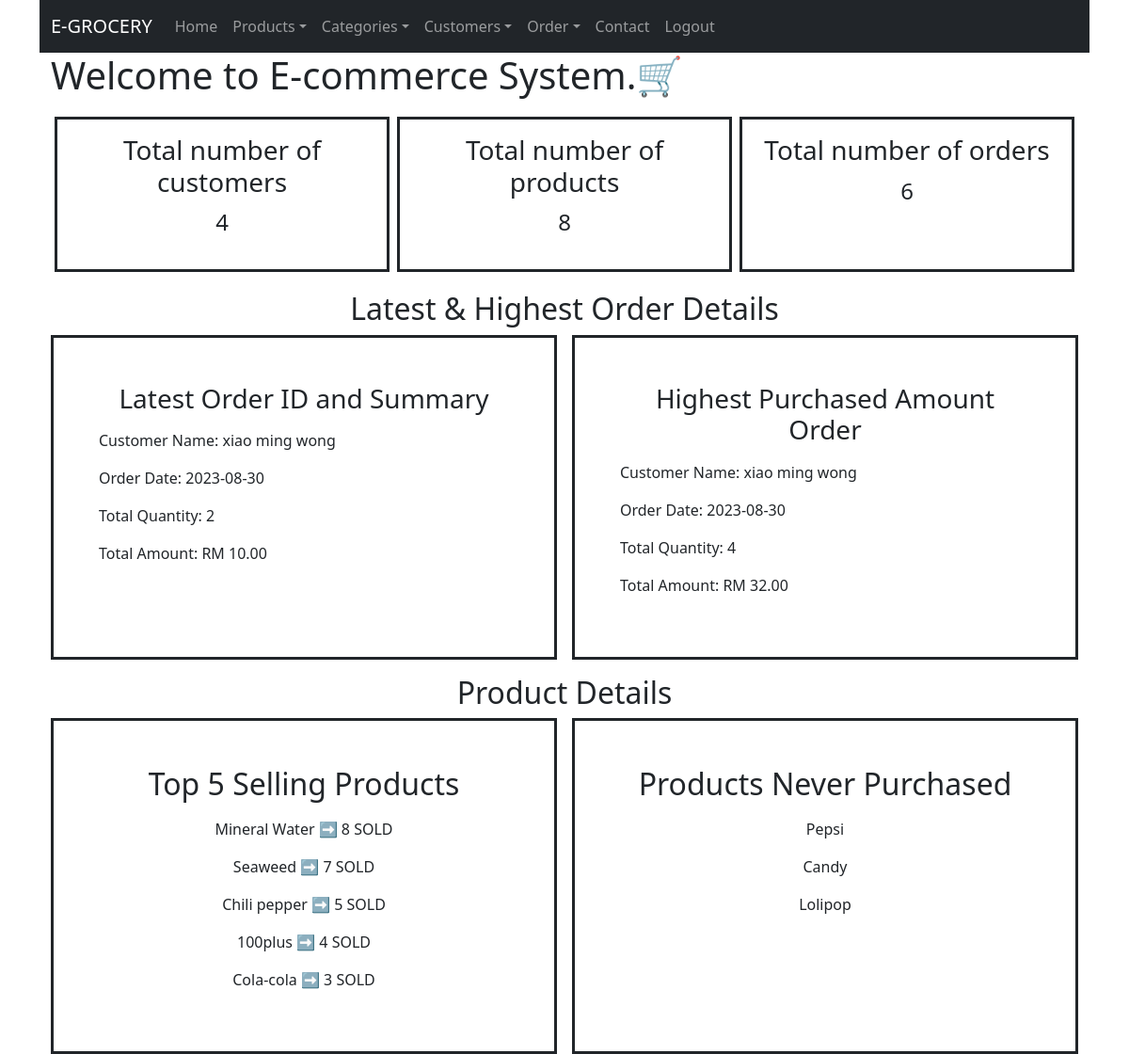
The app's page /index.php (signed in) with its own data.
### tables this page shows
CREATE TABLE IF NOT EXISTS `customers` (
  `id` int NOT NULL AUTO_INCREMENT,
  `username` varchar(128) NOT NULL,
  `password` varchar(150) NOT NULL,
  `firstname` varchar(128) NOT NULL,
  `lastname` varchar(128) NOT NULL,
  `image` varchar(255) NOT NULL,
  `gender` varchar(15) NOT NULL,
  `date_of_birth` date NOT NULL,
  `email` varchar(40) NOT NULL,
  `registration` datetime NOT NULL,
  `account_status` varchar(20) NOT NULL,
  PRIMARY KEY (`id`)
);

CREATE TABLE IF NOT EXISTS `order_summary` (
  `order_id` int NOT NULL AUTO_INCREMENT,
  `customer_id` int NOT NULL,
  `order_date` date NOT NULL,
  PRIMARY KEY (`order_id`),
  KEY `customer_id` (`customer_id`)
);

CREATE TABLE IF NOT EXISTS `products` (
  `id` int NOT NULL AUTO_INCREMENT,
  `name` varchar(128) NOT NULL,
  `description` text NOT NULL,
  `price` double NOT NULL,
  `image` varchar(255) NOT NULL,
  `category_id` int NOT NULL,
  `created` datetime NOT NULL,
  `modified` timestamp NOT NULL DEFAULT CURRENT_TIMESTAMP,
  `promotion_price` int NOT NULL,
  `manufacture_date` date NOT NULL,
  `expired_date` date NOT NULL,
  PRIMARY KEY (`id`),
  KEY `fk_products_category` (`category_id`)
);

### index.php (the view, shortened to what this page needs)
<html lang="en">
<head>
    <link href="https://cdn.jsdelivr.net/npm/bootstrap@5.3.0/dist/css/bootstrap.min.css" rel="stylesheet">
</head>
<body>
    <div class="container">
        <?php
        include 'menu/navbar.php';
        include 'config/database.php';
        ?>
        <div class="container">
            <div class="page-header">
                <h1>Welcome to E-commerce System.&#128722;</h1>
            </div>
        </div>
        <?php
        $customer_query = "SELECT * FROM customers";
        $customer_stmt = $con->prepare($customer_query);
        $customer_stmt->execute();
        $customers = $customer_stmt->fetchAll(PDO::FETCH_ASSOC);
        $product_query = "SELECT * FROM products";
        $product_stmt = $con->prepare($product_query);
        $product_stmt->execute();
        $products = $product_stmt->fetchAll(PDO::FETCH_ASSOC);
        $order_summary_query = "SELECT * FROM order_summary";
        $order_summary_stmt = $con->prepare($order_summary_query);
        $order_summary_stmt->execute();
        $order_summary = $order_summary_stmt->fetchAll(PDO::FETCH_ASSOC);
        ?>
        <div class="container row m-auto justify-content-center">
            <div class="col border  border-dark border-3 text-center p-3 m-1">
                <h3>Total number of customers</h3>
                <p class="fs-4"><?php echo count($customers); ?></p>
            </div>
            <div class="col border border-dark border-3 text-center p-3 m-1">
                <h3>Total number of products</h3>
                <p class="fs-4"><?php echo count($products); ?></p>
            </div>
            <div class="col border border-dark border-3 text-center p-3 m-1">
                <h3>Total number of orders</h3>
                <p class="fs-4"><?php echo count($order_summary); ?></p>
            </div>
        </div>
        <h2 class="container text-center mt-3">Latest & Highest Order Details</h2>
        <div class="container row m-auto gap-3">
            <div class="col border border-dark border-3 p-5">
                <h3 class=" text-center">Latest Order ID and Summary</h3>
                <p class="mt-3">Customer Name:
                    <?php
                    $latest_order_query = "SELECT order_summary.order_id, order_summary.customer_id, order_summary.order_date,
                    SUM(order_details.quantity) AS total_quantity, SUM(CASE WHEN products.promotion_price IS NOT NULL THEN products.promotion_price * order_details.quantity ELSE products.price * order_details.quantity END) AS total_amount
                    FROM order_summary JOIN order_details ON order_summary.order_id = order_details.order_id
                    JOIN products ON order_details.product_id = products.id
                        WHERE order_summary.order_id=(SELECT MAX(order_id) FROM order_summary)";
                    $latest_order_stmt = $con->prepare($latest_order_query);
                    $latest_order_stmt->execute();
                    $latest_order = $latest_order_stmt->fetch(PDO::FETCH_ASSOC);
                    $customer_id = $latest_order['customer_id'];
                    $customer_name_query = "SELECT firstname, lastname FROM customers WHERE id=?";
                    $customer_name_stmt = $con->prepare($customer_name_query);
                    $customer_name_stmt->bindParam(1, $customer_id);
                    $customer_name_stmt->execute();
                    $customer_name = $customer_name_stmt->fetch(PDO::FETCH_ASSOC);
                    echo $customer_name['firstname'] . " " . $customer_name['lastname'];
                    echo "<p><span>Order Date:</span> " . $latest_order['order_date'] . "</p>";
                    echo "<p><span>Total Quantity:</span> " . $latest_order['total_quantity'] . "</p>";
                    echo "<p><span>Total Amount:</span> RM " . number_format((float)$latest_order['total_amount'], 2, '.', '') . "</p>";
                    ?>
                </p>
            </div>
            <div class="col border border-dark border-3 p-5">
                <h3 class=" text-center">Highest Purchased Amount Order</h3>
                <p class="mt-3"><span>Customer Name:</span>
                    <?php
                    $highest_order_query = "SELECT order_summary.order_id, order_summary.customer_id, order_summary.order_date,
                    SUM(order_details.quantity) AS total_quantity,
                    SUM(CASE WHEN products.promotion_price IS NOT NULL THEN products.promotion_price * order_details.quantity ELSE products.price * order_details.quantity END) AS total_amount
                    FROM order_summary JOIN order_details ON order_summary.order_id = order_details.order_id
                    JOIN products ON order_details.product_id = products.id
                    GROUP BY order_summary.order_id ORDER BY total_amount DESC LIMIT 1";
                    $highest_order_stmt = $con->prepare($highest_order_query);
                    $highest_order_stmt->execute();
                    $highest_order = $highest_order_stmt->fetch(PDO::FETCH_ASSOC);
                    $customer_id = $highest_order['customer_id'];
                    $customer_name_query = "SELECT firstname, lastname FROM customers WHERE id=?";
                    $customer_name_stmt = $con->prepare($customer_name_query);
                    $customer_name_stmt->bindParam(1, $customer_id);
                    $customer_name_stmt->execute();
                    $customer_name = $customer_name_stmt->fetch(PDO::FETCH_ASSOC);
                    echo $customer_name['firstname'] . " " . $customer_name['lastname'];
                    echo "<p><span>Order Date:</span> " . $highest_order['order_date'] . "</p>";
                    echo "<p><span>Total Quantity:</span> " . $highest_order['total_quantity'] . "</p>";
                    echo "<p><span>Total Amount:</span> RM " . number_format((float)$highest_order['total_amount'], 2, '.', '') . "</p>";
                    ?>
                </p>
            </div>
        </div>
        <h2 class="container text-center mt-3">Product Details</h2>
        <div class="container row m-auto gap-3">
            <div class="col border border-dark border-3 p-5 text-center">
                <h2 class="mb-3">Top 5 Selling Products</h2>
                <?php
                $top_product_query = "SELECT order_details.product_id, products.name, SUM(order_details.quantity) AS total_quantity
                             FROM order_details
                             JOIN products ON order_details.product_id = products.id
                             GROUP BY order_details.product_id
                             ORDER BY total_quantity DESC
                             LIMIT 5";
                $top_product_stmt = $con->prepare($top_product_query);
                $top_product_stmt->execute();
                $top_products = $top_product_stmt->fetchAll(PDO::FETCH_ASSOC);
                foreach ($top_products as $product) {
                    echo "<p>{$product['name']} &#10145; {$product['total_quantity']} SOLD</p>";
                }
                ?>
            </div>
            <div class="col border border-dark border-3 p-5 text-center">
                <h2 class="mb-3">Products Never Purchased</h2>
                <?php
                $no_purchased_product_query = "SELECT id, name FROM products WHERE NOT EXISTS(SELECT product_id FROM order_details WHERE order_details.product_id = products.id)";
                $no_purchased_product_stmt = $con->prepare($no_purchased_product_query);
                $no_purchased_product_stmt->execute();
                $no_purchased_products = $no_purchased_product_stmt->fetchAll(PDO::FETCH_ASSOC);
                $display_count = 0;
                foreach ($no_purchased_products as $product) {
                    if ($display_count < 3) {
                        echo "<p>{$product['name']}</p>";
                        $display_count++;
                    } else {
                        break;
                    }
                }
                ?>
            </div>
        </div>
    </div>
</body>
</html>

### records on screen
customers: firstname "xiao ming", lastname "wong"
order_summary: order_date "2023-08-30"
order_summary: order_date "2023-08-30"
products: name "Pepsi"
products: name "Candy"
products: name "Lolipop"

### other values on screen
count($customers) "4"
count($products) "8"
count($order_summary) "6"
$latest_order['total_quantity'] "2"
$latest_order['total_amount'] "10.00"
$highest_order['total_quantity'] "4"
$highest_order['total_amount'] "32.00"
$product['name'] "Mineral Water"
$product['total_quantity'] "8"
$product['name'] "Seaweed"
$product['total_quantity'] "7"
$product['name'] "Chili pepper"
$product['total_quantity'] "5"
$product['name'] "100plus"
$product['total_quantity'] "4"
